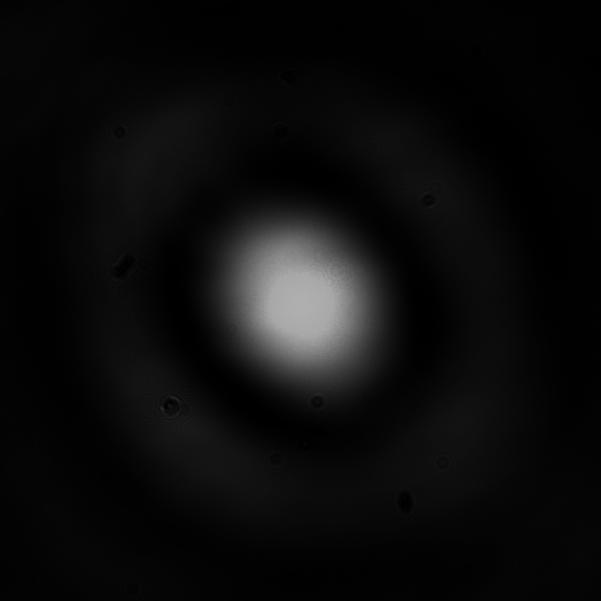
#> input picture Focal Spot Analysis/test_focal_spot_images/0_0.jpg, 601 x 601 px, found by its file name
$ python read_image_gradient.py
#> lines starting #> are read from the running program, lines starting #| are printed output that depends on the picture; long printed decimals are rounded
# -*- coding: utf-8 -*-
"""
Created on Thu Feb  4 11:32:28 2021

@author: maxim
"""
'''
This works out a gradient to find out background
'''

import numpy as np
from matplotlib import image
import time
import matplotlib.pyplot as plt

def read_in_img(filename):
    pixel_values = np.array(image.imread(filename))
    return pixel_values

def corners_av(pixels,cornersize):
    c=cornersize
    t_l=np.average(pixels[0:c,0:c])
    b_l=np.average(pixels[601-c:601,0:c])
    b_r=np.average(pixels[601-c:601,601-c:601])
    t_r=np.average(pixels[0:c,601-c:601])
    return np.array([t_l,t_r,b_r,b_l])
def grad(corners):
    Upper_grad=(corners[1]-corners[0])/601
    left_grad=(corners[3]-corners[0])/601
    bottom_grad=(corners[1]-corners[2])/601
    right_grad=(corners[3]-corners[2])/601
    return np.array([Upper_grad,left_grad,bottom_grad,right_grad])


def read(filename,cornersize):
#> called with filename = '0_0.jpg', cornersize = 6
    start=time.time()
    pixels=read_in_img(filename)
#> in read_in_img, pixel_values is the input picture: shape (601, 601); min 0, max 175, mean 12.2
    '''
    This is needed as imread will not do maths properly on any pixel
    image reading will now output focal spot with background corrected
    and a metric that correlates to shape of focal spot only
    '''
    pixel_true=np.zeros((len(pixels),len(pixels[0])))#NEEDED AS THIS WILL NOT BE ABLE TO HANDLE MATHS OTHERWISE
#> pixel_true: shape (601, 601) float64; every value is 0
    pixel_true[0:len(pixels),0:len(pixels[0])]=pixels[0:len(pixels),0:len(pixels[0])] #NEEDED


    corners=corners_av(pixels,cornersize)
#> in corners_av, `t_l=np.average(pixels[0:c,0:c])`: t_l = 3
#> in corners_av, `b_r=np.average(pixels[601-c:601,601-c:601])`: b_r = 3.86
#> in corners_av, `t_r=np.average(pixels[0:c,601-c:601])`: t_r = 1
#> corners = [3, 1, 3.86, 3]
    grads=grad(corners)
#> in grad, `Upper_grad=(corners[1]-corners[0])/601`: Upper_grad = -0.00333
#> in grad, `left_grad=(corners[3]-corners[0])/601`: left_grad = 0
#> in grad, `bottom_grad=(corners[1]-corners[2])/601`: bottom_grad = -0.00476
#> in grad, `right_grad=(corners[3]-corners[2])/601`: right_grad = -0.00143
#> grads = [-0.00333, 0, -0.00476, -0.00143]
    # [4 lines of commented-out code are left out]
    pixels_coord=np.mgrid[0:601,0:601].reshape(2,-1).T
    pixels_background=np.zeros((601,601))
    # [9 lines of commented-out code are left out]
    for i in range(361201):
        #pixel_true[pixels_coord[i][1],pixels_coord[j][1]]-=pixel_background[i
        pixel_true[pixels_coord[i][0],pixels_coord[i][1]]-=(pixels_coord[i][1]*grads[1]+pixels_coord[i][1]*grads[0]+corners[0])
        pixels_background[pixels_coord[i][0],pixels_coord[i][1]]=(pixels_coord[i][0]*grads[1]+pixels_coord[i][1]*grads[0]+corners[0])
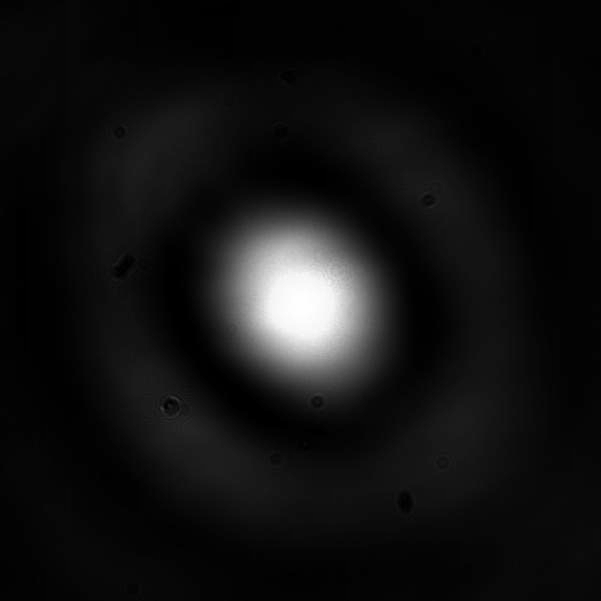
#> pixel_true: shape (601, 601) float64; min -2.6, max 173, mean 10.2; drawn with min black and max white
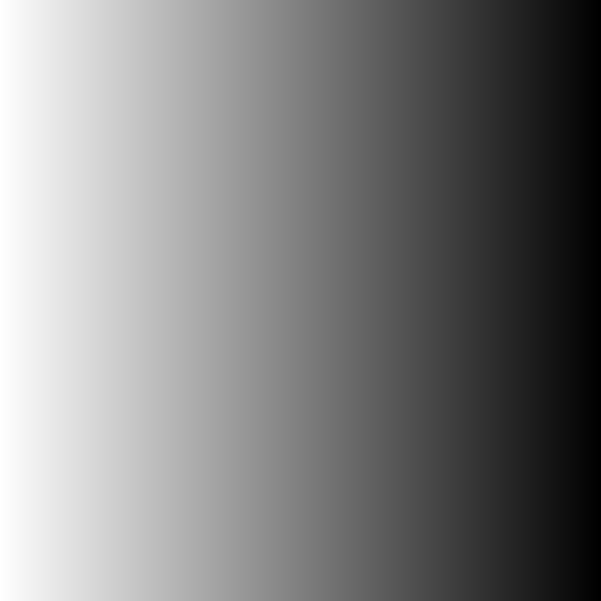
#> pixels_background: shape (601, 601) float64; min 1, max 3, mean 2; drawn with min black and max white
 # [4 lines of commented-out code are left out]
    highest_pixel=np.amax(np.ravel(pixels))
#> highest_pixel = 175
    print(pixel_true)
#> (printed output is left out)

    a=np.where(pixels>highest_pixel)
#> a = (empty array, empty array)
    pixels[a]=0
    total_pixels=np.sum(pixels)
#> total_pixels = 4392949
    print(pixels_background)
#> (printed output is left out)
    print(np.mean(pixels_background))
#| 2.002
    '''
    This is needed as imread will not do maths properly on any pixel
    image reading will now output focal spot with background corrected
    and a metric that correlates to shape of focal spot only
    '''

    fitness_parameter=np.sum(pixel_true**2)/(total_pixels)
#> fitness_parameter = 65.6
   # plt.imshow(pixel_true)
    end=time.time()
    print(end-start)
   # print(fitness_parameter)

    return fitness_parameter

read('0_0.jpg',6)
